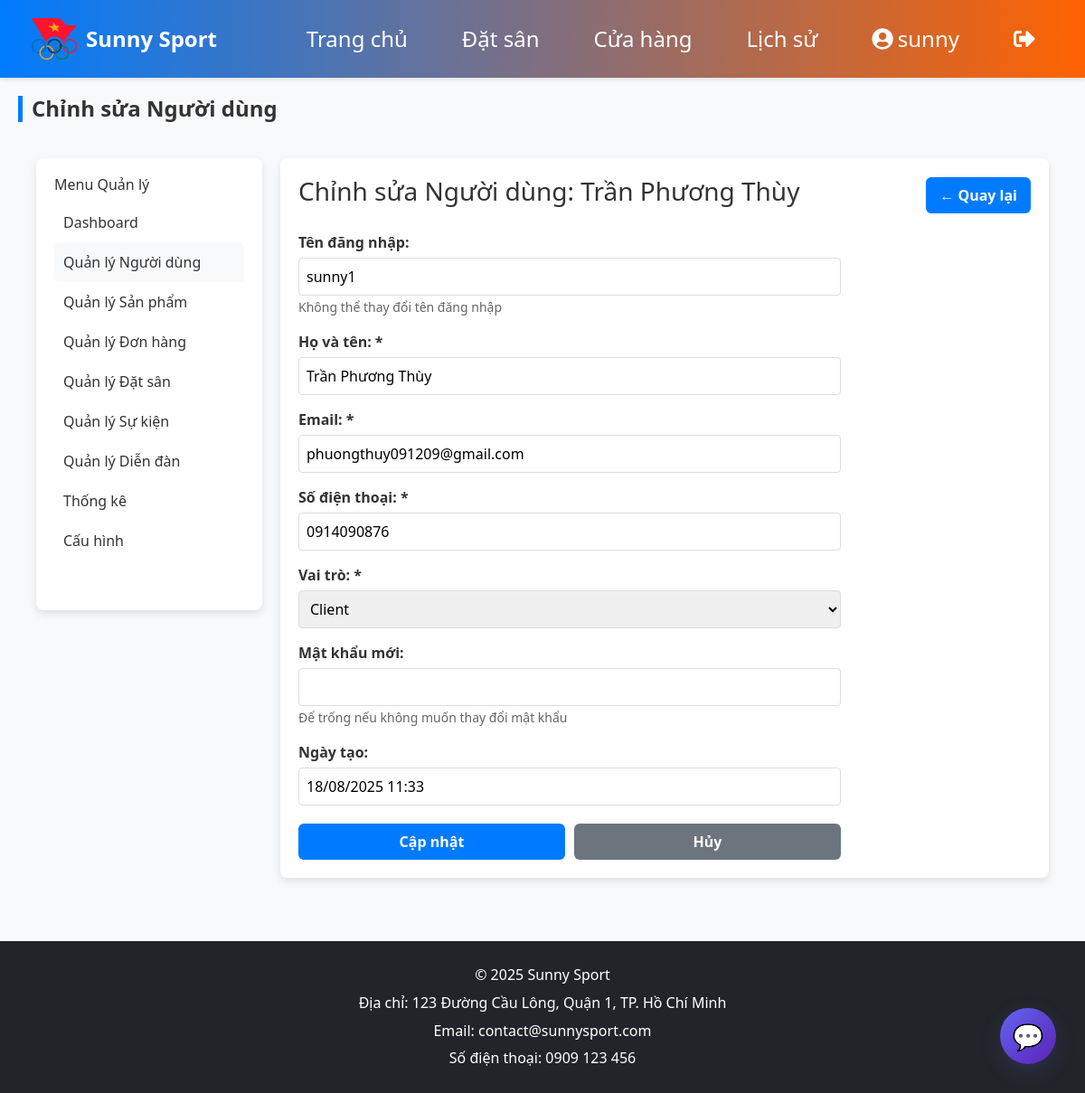
Screenshot of /admin_edit_user.php?id=12 (signed in) with the database file from the repository.
### tables this page shows
CREATE TABLE `users` (
  `user_id` int(11) NOT NULL COMMENT 'Mã người dùng',
  `username` varchar(50) NOT NULL COMMENT 'Tên đăng nhập (duy nhất)',
  `password` varchar(255) NOT NULL COMMENT 'Mật khẩu (mã hóa)',
  `full_name` varchar(100) NOT NULL COMMENT 'Họ và tên',
  `phone` varchar(15) NOT NULL COMMENT 'Số điện thoại',
  `email` varchar(100) DEFAULT NULL COMMENT 'Email',
  `created_at` timestamp NOT NULL DEFAULT current_timestamp() COMMENT 'Thời gian tạo',
  `role` enum('client','admin') DEFAULT 'client' COMMENT 'Vai trò: client (khách hàng), admin (quản trị viên)'
);

### admin_edit_user.php (the view, shortened to what this page needs)
<?php
include 'config/database.php';
$user_id = $_GET['id'] ?? 0;
if ($user_id) {
    $stmt = $conn->prepare("SELECT * FROM users WHERE user_id = ?");
    $stmt->bind_param("i", $user_id);
    $stmt->execute();
    $result = $stmt->get_result();
    $user = $result->fetch_assoc();
}
include 'includes/header.php';
?>
<h2 class="section-title">Chỉnh sửa Người dùng</h2>
<div class="shop-container" style="display:flex; gap:20px; align-items:flex-start; padding:20px;">
    <div class="product-filter" style="background:white; padding:20px; border-radius:8px; box-shadow:0 4px 10px rgba(0,0,0,0.1); width:250px; min-height:500px;">
        <h3 style="font-size:16px; color:#333;">Menu Quản lý</h3>
        <ul style="list-style:none; padding:0;">
            <li><a href="admin.php?section=dashboard" style="display:block; padding:10px; color:#333; text-decoration:none;">Dashboard</a></li>
            <li><a href="admin.php?section=users" style="display:block; padding:10px; color:#333; text-decoration:none; background:#f8f9fa; border-radius:6px;">Quản lý Người dùng</a></li>
            <li><a href="admin.php?section=products" style="display:block; padding:10px; color:#333; text-decoration:none;">Quản lý Sản phẩm</a></li>
            <li><a href="admin.php?section=orders" style="display:block; padding:10px; color:#333; text-decoration:none;">Quản lý Đơn hàng</a></li>
            <li><a href="admin.php?section=bookings" style="display:block; padding:10px; color:#333; text-decoration:none;">Quản lý Đặt sân</a></li>
            <li><a href="admin.php?section=events" style="display:block; padding:10px; color:#333; text-decoration:none;">Quản lý Sự kiện</a></li>
            <li><a href="admin.php?section=forum" style="display:block; padding:10px; color:#333; text-decoration:none;">Quản lý Diễn đàn</a></li>
            <li><a href="admin.php?section=stats" style="display:block; padding:10px; color:#333; text-decoration:none;">Thống kê</a></li>
            <li><a href="admin.php?section=settings" style="display:block; padding:10px; color:#333; text-decoration:none;">Cấu hình</a></li>
        </ul>
    </div>
    <div class="admin-content" style="flex:1; background:white; padding:20px; border-radius:8px; box-shadow:0 4px 10px rgba(0,0,0,0.1);">
        <div style="display:flex; justify-content:space-between; align-items:center; margin-bottom:20px;">
            <h3>Chỉnh sửa Người dùng: <?php echo htmlspecialchars($user['full_name']); ?></h3>
            <a href="admin.php?section=users" class="filter-submit" style="text-decoration:none;">← Quay lại</a>
        </div>
        <form method="post" style="max-width:600px;">
            <div style="margin-bottom:15px;">
                <label style="display:block; margin-bottom:5px; font-weight:600;">Tên đăng nhập:</label>
                <input type="text" value="<?php echo htmlspecialchars($user['username']); ?>" style="width:100%; padding:8px; border:1px solid #ddd; border-radius:4px;" readonly>
                <small style="color:#666;">Không thể thay đổi tên đăng nhập</small>
            </div>
            <div style="margin-bottom:15px;">
                <label style="display:block; margin-bottom:5px; font-weight:600;">Họ và tên: *</label>
                <input type="text" name="full_name" value="<?php echo htmlspecialchars($user['full_name']); ?>" required style="width:100%; padding:8px; border:1px solid #ddd; border-radius:4px;">
            </div>
            <div style="margin-bottom:15px;">
                <label style="display:block; margin-bottom:5px; font-weight:600;">Email: *</label>
                <input type="email" name="email" value="<?php echo htmlspecialchars($user['email']); ?>" required style="width:100%; padding:8px; border:1px solid #ddd; border-radius:4px;">
            </div>
            <div style="margin-bottom:15px;">
                <label style="display:block; margin-bottom:5px; font-weight:600;">Số điện thoại: *</label>
                <input type="tel" name="phone" value="<?php echo htmlspecialchars($user['phone']); ?>" required style="width:100%; padding:8px; border:1px solid #ddd; border-radius:4px;">
            </div>
            <div style="margin-bottom:15px;">
                <label style="display:block; margin-bottom:5px; font-weight:600;">Vai trò: *</label>
                <select name="role" required style="width:100%; padding:8px; border:1px solid #ddd; border-radius:4px;">
                    <option value="client" <?php echo $user['role'] === 'client' ? 'selected' : ''; ?>>Client</option>
                </select>
            </div>
            <div style="margin-bottom:15px;">
                <label style="display:block; margin-bottom:5px; font-weight:600;">Mật khẩu mới:</label>
                <input type="password" name="new_password" style="width:100%; padding:8px; border:1px solid #ddd; border-radius:4px;">
                <small style="color:#666;">Để trống nếu không muốn thay đổi mật khẩu</small>
            </div>
            <div style="margin-bottom:20px;">
                <label style="display:block; margin-bottom:5px; font-weight:600;">Ngày tạo:</label>
                <input type="text" value="<?php echo date('d/m/Y H:i', strtotime($user['created_at'])); ?>" style="width:100%; padding:8px; border:1px solid #ddd; border-radius:4px;" readonly>
            </div>
            <div style="display:flex; gap:10px;">
                <button type="submit" class="filter-submit" style="flex:1;">Cập nhật</button>
                <a href="admin.php?section=users" class="filter-submit" style="flex:1; text-align:center; text-decoration:none; background:#6c757d;">Hủy</a>
            </div>
        </form>
    </div>
</div>
<?php include 'includes/footer.php'; ?>

### includes/header.php (style rules this page uses)
* { margin:0; padding:0; box-sizing: border-box; }
body { font-family: "Segoe UI", sans-serif; background: #f8f9fa; color: #333; }
.section-title { font-size: 24px; font-weight: bold; margin-bottom: 15px; color: #007bff; border-left: 5px solid #007bff; padding-left: 10px; }
label { display: block; margin-bottom: 5px; font-weight: 500; }
input, select, button { width: 100%; padding: 10px; border: 1px solid #ddd; border-radius: 6px; }
button { background: #007bff; color: white; border: none; cursor: pointer; }

### admin_edit_user.php (style rules this page uses)
.section-title { font-size:24px; color:#333; margin-bottom:20px; }
.product-filter h3 { font-size:16px; color:#333; margin-bottom:10px; }
.filter-submit { background:#007bff; color:white; padding:8px 15px; border:none; border-radius:6px; font-weight:600; cursor:pointer; text-align:center; }

### rows the page displays
users: full_name "Trần Phương Thùy", username "sunny1", email "phuongthuy091209@gmail.com", phone "0914090876", role "Client", created_at "18/08/2025 11:33"

### other values shown
$_SESSION['username'] "sunny"
